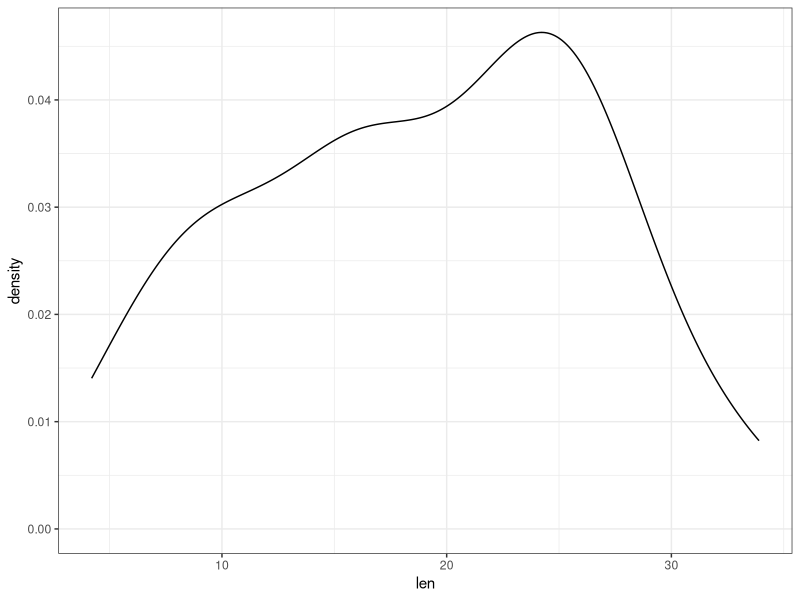
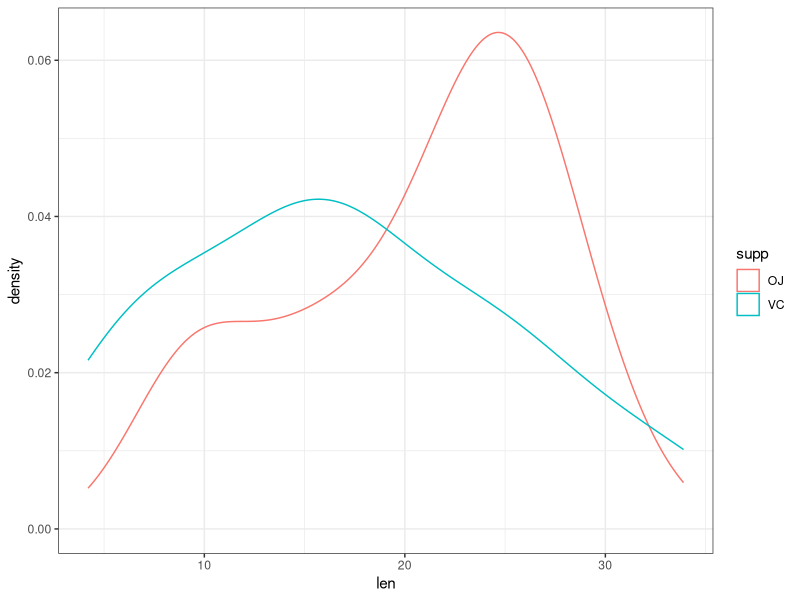
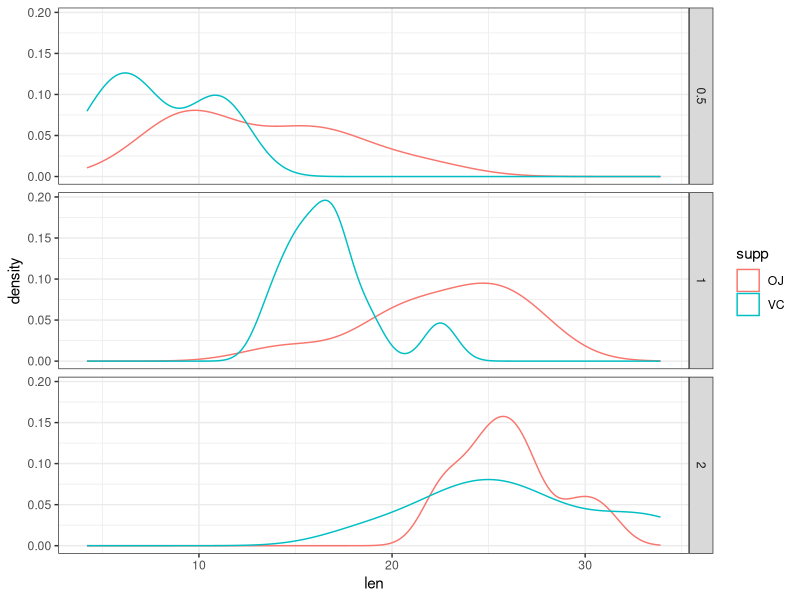
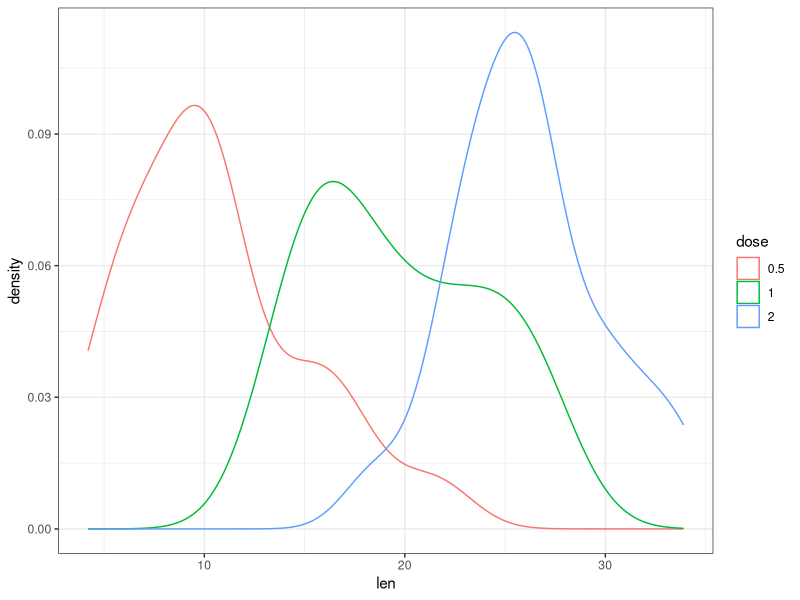
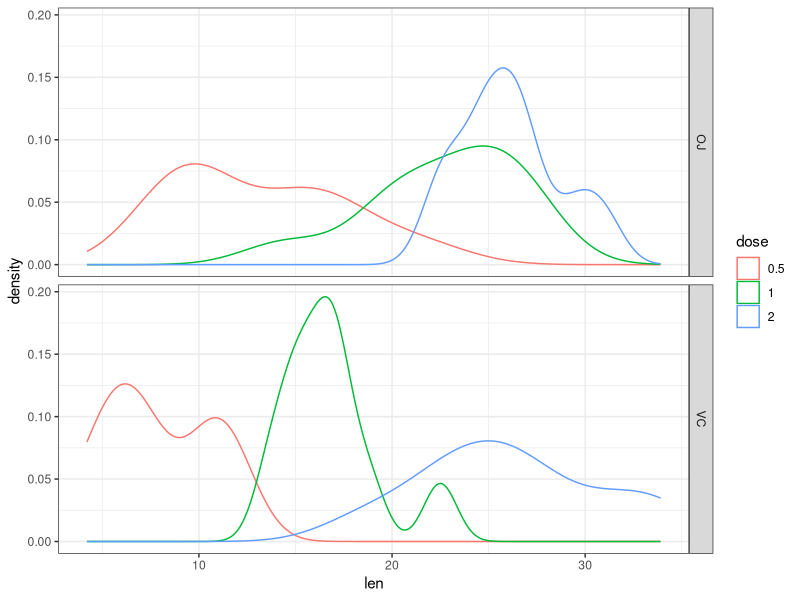

Recreate these plots in R, in order.
library(ggplot2)
library(dplyr)
library(tidyr)
library(datasets)
library(reshape)

data(ToothGrowth)
toothGrowth=ToothGrowth
toothGrowth=tbl_df(toothGrowth)
toothGrowth$dose=as.factor(toothGrowth$dose)

# 1. Load the ToothGrowth data and perform some basic exploratory data analyses 
str(toothGrowth)

ggplot(data=toothGrowth)+theme_bw()+geom_density(aes(x=len))
ggplot(data=toothGrowth)+theme_bw()+geom_density(aes(x=len,color=supp))
ggplot(data=toothGrowth)+theme_bw()+geom_density(aes(x=len,color=supp))+facet_grid(dose~.)
ggplot(data=toothGrowth)+theme_bw()+geom_density(aes(x=len,color=dose))
ggplot(data=toothGrowth)+theme_bw()+geom_density(aes(x=len,color=dose))+facet_grid(supp~.)

# 2. Provide a basic summary of the data.
summary(toothGrowth)
table(toothGrowth$supp,toothGrowth$dose)

toothGrowth %>% group_by(supp) %>% summarise(min(len),mean(len),max(len))
toothGrowth %>% group_by(dose) %>% summarise(min(len),mean(len),max(len))



# 3. Use confidence intervals and/or hypothesis tests to compare tooth growth by supp and dose. 
# (Only use the techniques from class, even if there's other approaches worth considering)

ind_.5=which(toothGrowth$dose==.5)
conf_.5=t.test(x = toothGrowth$len[ind_.5])$conf.int[1:2]
conf_.5
ind_1=which(toothGrowth$dose==1)
conf_1=t.test(x = toothGrowth$len[ind_1])$conf.int[1:2]
conf_1
ind_2=which(toothGrowth$dose==2)
conf_2=t.test(x = toothGrowth$len[ind_2])$conf.int[1:2]
conf_2



OJ_ind=which(toothGrowth$supp=="OJ")
oj_conf=t.test(x = toothGrowth$len[OJ_ind])$conf.int[1:2]
oj_conf
vc_conf=t.test(x = toothGrowth$len[-OJ_ind])$conf.int[1:2]
vc_conf
t.test(x = toothGrowth$len[OJ_ind], y = toothGrowth$len[-OJ_ind], alt = "two.sided", paired = T)
